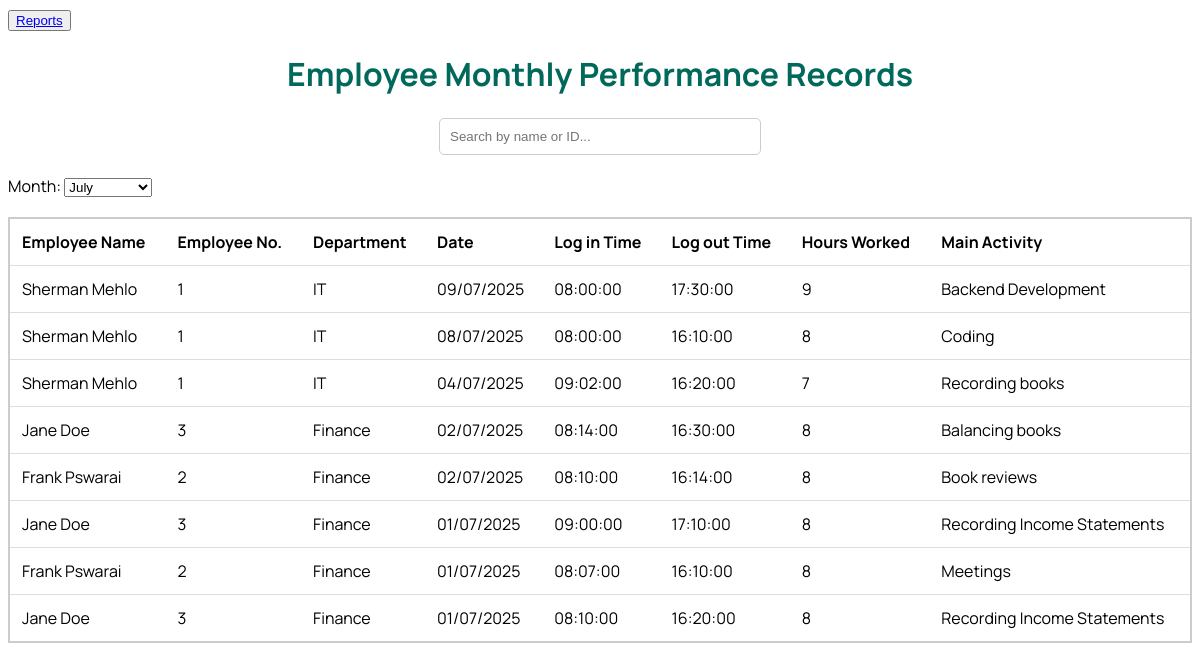
/daily_sheet.php, run on the app's committed database.
### tables this page shows
CREATE TABLE IF NOT EXISTS `timesheets` (
  `id` int NOT NULL AUTO_INCREMENT,
  `first_name` varchar(100) NOT NULL,
  `last_name` varchar(100) NOT NULL,
  `employee_no` int DEFAULT NULL,
  `department` varchar(100) NOT NULL,
  `calendar` date DEFAULT NULL,
  `time_in` time DEFAULT NULL,
  `time_out` time DEFAULT NULL,
  `main_activity` varchar(30) DEFAULT NULL,
  `submitted_at` datetime DEFAULT CURRENT_TIMESTAMP,
  PRIMARY KEY (`id`)
);

CREATE TABLE IF NOT EXISTS `employees` (
  `id` int NOT NULL AUTO_INCREMENT,
  `first_name` varchar(50) NOT NULL,
  `last_name` varchar(255) NOT NULL,
  `national_id` varchar(50) NOT NULL,
  `dob` date NOT NULL,
  `address` varchar(50) NOT NULL,
  `email` varchar(50) NOT NULL,
  `mobile` int NOT NULL,
  `position` varchar(50) NOT NULL,
  `department` varchar(50) NOT NULL,
  `employee_no` int NOT NULL,
  `wage_rate` int DEFAULT NULL,
  `gender` enum('male','female') DEFAULT NULL,
  `kin` varchar(50) NOT NULL,
  `kin_contact` varchar(50) NOT NULL,
  `date_joined` datetime DEFAULT CURRENT_TIMESTAMP,
  `status` enum('Active','Suspended','Terminated') DEFAULT 'Active',
  PRIMARY KEY (`id`)
);

### daily_sheet.php (the view, shortened to what this page needs)
<?php
include 'db_connect.php';
$selected_month = $_GET['month'] ?? date('F');
$month_number = date('m', strtotime($selected_month));
$sql = "
    SELECT
        e.first_name,
        e.last_name,
        e.employee_no,
        e.department,
        t.calendar,
        t.time_in,
        t.time_out,
        t.main_activity,
        TIMESTAMPDIFF(HOUR, t.time_in, t.time_out) AS hours_worked
    FROM timesheets t
    JOIN employees e ON t.employee_no = e.employee_no
    WHERE MONTH(t.calendar) = ?
    ORDER BY t.calendar DESC
";
$stmt = $conn->prepare($sql);
$stmt->bind_param("i", $month_number);
$stmt->execute();
$result = $stmt->get_result();
?>
<!DOCTYPE html>
<html lang="en">
<head>
    <link rel="stylesheet" href="daily_sheet.css">
</head>
<body>
    <button><a href="reports.html">Reports</a></button>
    <h1>Employee Monthly Performance Records</h1>
    <div class="search-bar">
        <input type="text" id="searchInput" placeholder="Search by name or ID..." />
    </div>
    <form method="GET" action="">
        <label for="month">Month:</label>
    <select name="month" id="month" onchange="this.form.submit()">
         <?php
            $months = [
                "January", "February", "March", "April", "May", "June",
                "July", "August", "September", "October", "November", "December"
            ];
            foreach ($months as $month) {
                $selected = ($month == $selected_month) ? 'selected' : '';
                echo "<option value=\"$month\" $selected>$month</option>";
            }
            ?>
    </select>
    </form>
    <table id="timesheets">
        <thead>
            <tr>
            <th>Employee Name</th>
            <th>Employee No.</th>
            <th>Department</th>
            <th>Date</th>
            <th>Log in Time</th>
            <th>Log out Time</th>
            <th>Hours Worked</th>
            <th>Main Activity</th>
        </tr>
        </thead>
        <tbody>
            <?php
            if ($result->num_rows > 0) {
                while ($row = $result->fetch_assoc()) {
                    $hours = (float)$row['hours_worked'];
                    echo "<tr>";
                    echo "<td>" . htmlspecialchars($row['first_name'] . ' ' . $row['last_name']) . "</td>";
                    echo "<td>" . htmlspecialchars($row['employee_no']) . "</td>";
                    echo "<td>". htmlspecialchars($row['department']) . "</td>";
                    echo "<td>" . date("d/m/Y", strtotime($row['calendar'])) . "</td>";
                    echo "<td>" . htmlspecialchars($row['time_in']) . "</td>";
                    echo "<td>" . htmlspecialchars($row['time_out']) . "</td>";
                    echo "<td>" . htmlspecialchars($hours) . "</td>";
                    echo "<td>" . htmlspecialchars($row['main_activity']) . "</td>";
                    echo "</tr>";
                }
            } else {
                echo "<tr><td colspan='6'>No records found for $selected_month.</td></tr>";
            }
            ?>
        </tbody>
    </table>
</body>
</html>

### daily_sheet.css (style rules this page uses)
body { font-family: "Manrope", sans-serif; }
h1 { text-align: center; color: #00695c; }
.search-bar { text-align: center; margin-bottom: 20px; }
.search-bar input { padding: 10px; width: 300px; border: 1px solid #ccc; border-radius: 5px; }
table { width: 100%; border-collapse: collapse; margin-top: 20px; border: solid 2px #ccc; }
th, td { padding: 12px; text-align: left; border-bottom: 1px solid #ddd; }

### data on the page
timesheets: employees.first_name+last_name "Sherman Mehlo", employees.employee_no "1", employees.department "IT", calendar "09/07/2025", time_in "08:00:00", time_out "17:30:00", hours "9", main_activity "Backend Development"
timesheets: employees.first_name+last_name "Sherman Mehlo", employees.employee_no "1", employees.department "IT", calendar "08/07/2025", time_in "08:00:00", time_out "16:10:00", hours "8", main_activity "Coding"
timesheets: employees.first_name+last_name "Sherman Mehlo", employees.employee_no "1", employees.department "IT", calendar "04/07/2025", time_in "09:02:00", time_out "16:20:00", hours "7", main_activity "Recording books"
timesheets: employees.first_name+last_name "Jane Doe", employees.employee_no "3", employees.department "Finance", calendar "02/07/2025", time_in "08:14:00", time_out "16:30:00", hours "8", main_activity "Balancing books"
timesheets: employees.first_name+last_name "Frank Pswarai", employees.employee_no "2", employees.department "Finance", calendar "02/07/2025", time_in "08:10:00", time_out "16:14:00", hours "8", main_activity "Book reviews"
timesheets: employees.first_name+last_name "Jane Doe", employees.employee_no "3", employees.department "Finance", calendar "01/07/2025", time_in "09:00:00", time_out "17:10:00", hours "8", main_activity "Recording Income Statements"
timesheets: employees.first_name+last_name "Frank Pswarai", employees.employee_no "2", employees.department "Finance", calendar "01/07/2025", time_in "08:07:00", time_out "16:10:00", hours "8", main_activity "Meetings"
timesheets: employees.first_name+last_name "Jane Doe", employees.employee_no "3", employees.department "Finance", calendar "01/07/2025", time_in "08:10:00", time_out "16:20:00", hours "8", main_activity "Recording Income Statements"

### other printed values
form field month "July"
